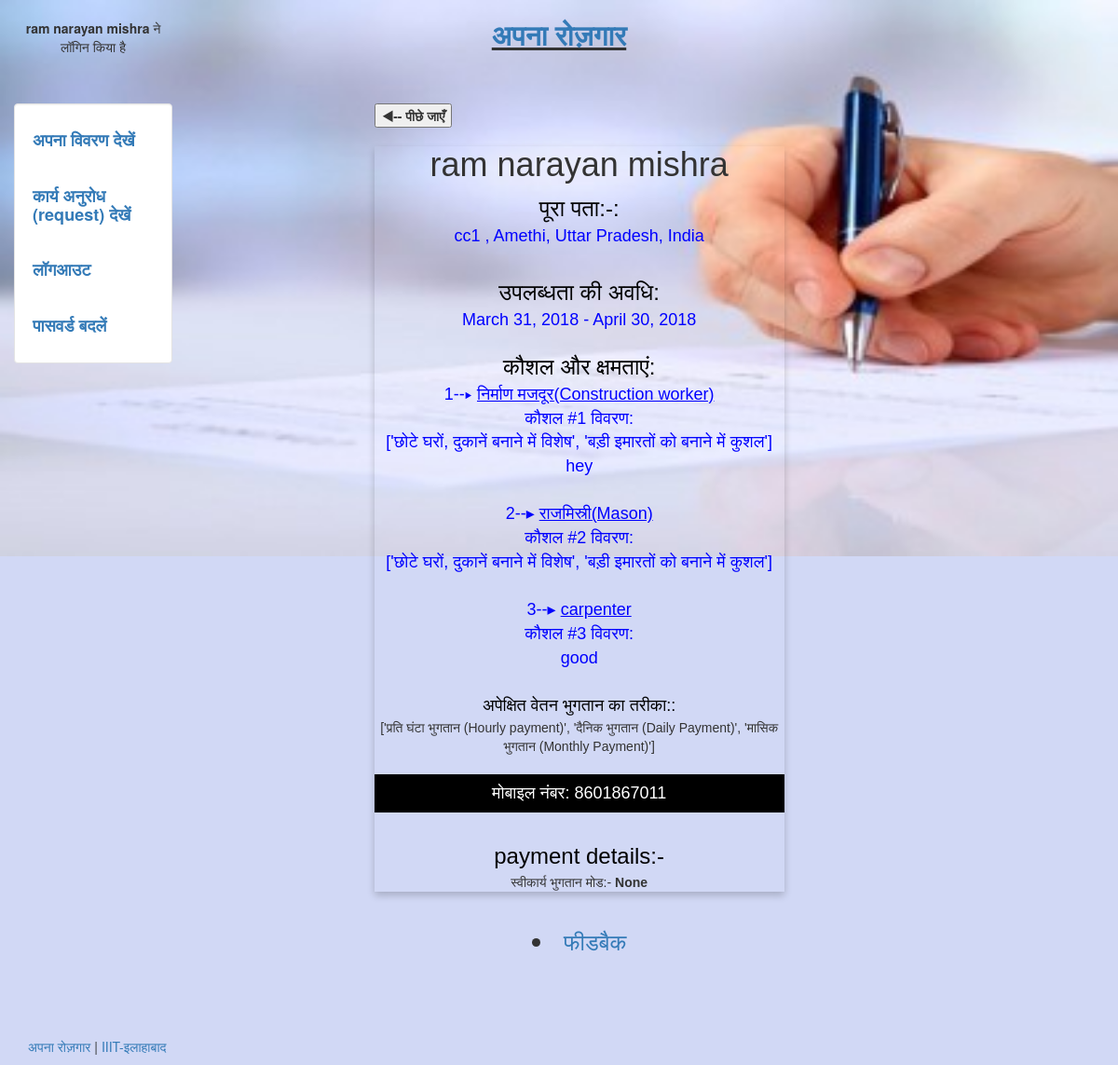
The page /profile (signed in) on the database as committed earlier.
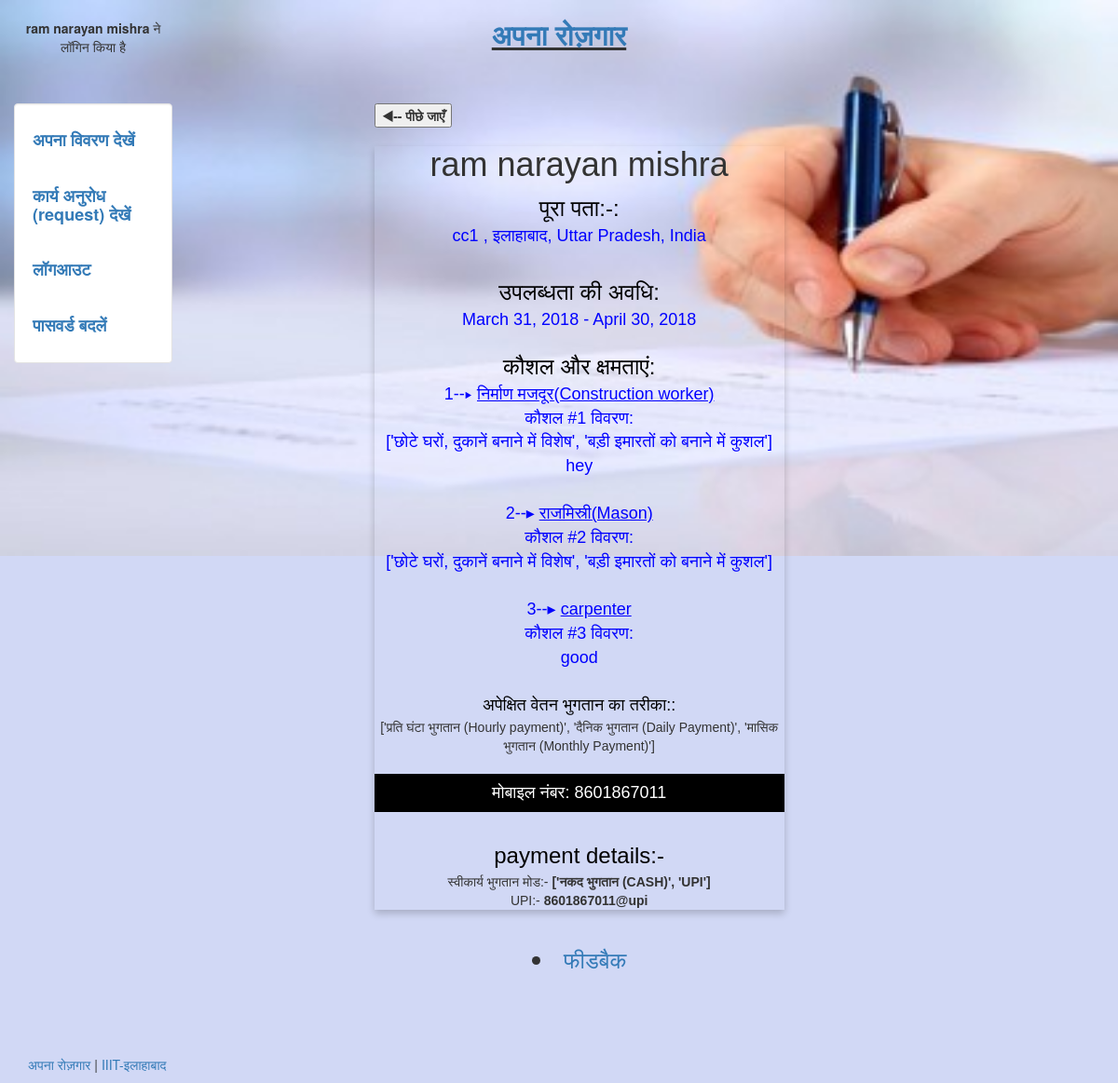
The same page on the database as committed later.
### worker/models.py (models this page shows)
class Profile(models.Model):
    user = models.OneToOneField(User, on_delete=models.CASCADE, primary_key = True)
    s_contact = models.CharField(max_length=50,blank = True,null = True)
    age = models.FloatField(blank = True, null = True)
    street = models.CharField(max_length=250,blank = True, null = True)
    address = models.CharField(max_length=250,blank = True, null = True)
    start_date = models.DateField(blank = True, null = True)
    end_date = models.DateField(blank = True, null = True)
    skill1 = models.CharField(max_length = 100,blank = True, null = True)
    skill2 = models.CharField(max_length = 100,blank = True, null = True)
    skill3 = models.CharField(max_length = 100,blank = True, null = True)
    description1 = models.TextField(max_length = 500,blank = True, null = True)
    description2 = models.TextField(max_length = 500,blank = True, null = True)
    description3 = models.TextField(max_length = 500,blank = True, null = True)
    description = models.TextField(max_length = 500,blank = True, null = True)
    description11 = models.TextField(max_length = 500,blank = True, null = True)
    min_salary = models.IntegerField(blank = True, null = True)
    rating = models.FloatField(blank = True, null = True)
    nhirer = models.IntegerField(blank = True, null = True)
    ptype = models.TextField(max_length = 250,blank = True, null = True)
    worker_age=models.IntegerField(blank = True, null = True)
    joinrequest=models.CharField(max_length = 2,blank = True, null = True)
    temp=models.CharField(max_length = 2,blank = True, null = True)
    ac = models.CharField(max_length=100,blank = True, null = True)
    ifsc = models.CharField(max_length=100,blank = True, null = True)
    paytm = models.CharField(max_length=100,blank = True, null = True)
    upi = models.CharField(max_length=100,blank = True, null = True)
    acname = models.CharField(max_length=100,blank = True, null = True)
    bank = models.CharField(max_length=100,blank = True, null = True)
    mode = models.CharField(max_length=100,blank = True, null = True)
    def __str__(self):
    	return self.user.username

### worker/views.py (the view)
# urls.py: url(r'^profile',profile,name = 'profile'),
def profile(request):
  if request.user:
    data=Profile.objects.get(user=request.user)
    return render(request,'worker/view.html',{'data':data})
  else:
    warn="कृपया लॉगिन करें"
    return render(request,'worker/view.html',{'warn':warn})

### worker/templates/worker/view.html (shortened to what this page needs)
{% extends "login/header.html" %}
{% load staticfiles %}
{% block content %}
<div class ='col-sm-6 col-sm-offset-2'>
	<link rel="stylesheet" href="https://cdnjs.cloudflare.com/ajax/libs/font-awesome/4.7.0/css/font-awesome.min.css">
<b><input type="button" value="&#9664;-- पीछे जाएँ" onclick="history.back(-1)" /></b>
<div class="card">
  <h1>{{data.user.first_name}}</h1>
  <font color = 'black' size = 5>
 पूरा पता:-:<br>
</font>
  <p class="title"> {{data.street}} , {{data.address}}</p>
  <br>
  <font color = 'black' size = 5>
उपलब्धता की अवधि:<br>
</font>
<font color = 'blue' size = 4>
{{data.start_date}}  -  {{data.end_date}}
</font>
<br><br>
 <font color = 'black' size = 5 >
 	कौशल और क्षमताएं:<br>
 </font>
 <font color = 'blue' size = 4>
 {% if data.skill1 %}
 1--&#9656;   <u>{{data.skill1}}</u><br>
 {% if data.description1 %}
  कौशल #1 विवरण:<br>{{data.description1}}<br>{{data.description11}}
  <br>
  <br>
 	{%endif%}
  {%endif%}
  {% if data.skill2 %}
 2--&#9656;  <u>{{data.skill2}}</u><br>
 {% if data.description2 %}
  कौशल #2 विवरण:<br>{{data.description2}}
  <br>
  <br>
  {%endif%}
  {%endif%}
  {% if data.skill3 %}
 3--&#9656;  <u>{{data.skill3}}</u><br>
 {% if data.description3 %}
  कौशल #3 विवरण:<br>{{data.description3}}
  <br>
  <br>
  {%endif%}
  {%endif%}
</font>
 	 {% if data.ptype %}
   <font color = 'black' size = 4 >
  अपेक्षित वेतन भुगतान का तरीका::<br>
 </font>
 {{data.ptype}}
 <br>
 {%endif%}
<br>
 <p><button class = "but">मोबाइल नंबर: {{data.s_contact}}</button></p>
 <br>
 <font color = 'black' size = 5 >
  payment details:-
 </font>
 <br>
 स्वीकार्य भुगतान मोड:-  <b>{{data.mode}}</b>
 <br>
  {% if data.upi %}
  UPI:- <b>{{data.upi}}</b>
  <br>
  {%endif%}
</div>
	<br>
  <h3 align="center">
            <li ><a href = "/feedback?username={{data}}">फीडबैक</a></li>
            </h3>
</div>
{% endblock %}

### login/templates/login/header.html (shortened to what this page needs)
<!DOCTYPE html>
<html lang="en">
 <head>
   {% load staticfiles %}
   <link rel="stylesheet" href="{% static 'login/css/bootstrap.min.css' %}" type = "text/css"/>
   <link rel="stylesheet" href="{% static 'login/css/new.css' %}" type = "text/css"/>
  </head>
<body class="body" style="background-color:#D1D8F5">
  <img  class = 'bg' src = "{% static 'login/img/img2.jpg' %}">
	<div class="container-fluid" style="min-height:94% ">
		<div class="row">
			  <div class="col-sm-2">
				<br>
				  <center>
					{% if request.user.username %}
				  	<p><b> {{request.user.first_name}}</b> ने लॉगिन किया है</p>
					{% endif %}
				  </center>
			  </div>
			    <div class="col-sm-8">
				  <center>
				  <h2><b><u><a href="/about">अपना रोज़गार</a></b></u></h2>
				  </center>
			    </div>
		</div>
		<div class="row">
		  <div class="col-sm-2">
			<div class="well bs-sidebar" id="sidebar" style="background-color:#fff">
			  <ul class="nav nav-pills nav-stacked">
			  	{% if request.user.username %}
			  	<h4><b><li><a href = '/view'>अपना विवरण देखें</a></li></b></h4><br>
			  	<h4><b><li><a href = '/workrequest'>कार्य अनुरोध (request) देखें</a></li></b></h4><br>
			  	<h4><b><li><a href='/logout'>लॉगआउट</a></li></b></h4><br>
                <h4><b> <li><a href = '/change_password'>पासवर्ड बदलें</a></li></b></h4>
			  	{%else%}
				<h4><b><li><a href='/login'>लॉग इन करें</a></li></b></h4><br>
				<h4><b><li><a href='/register'>रजिस्टर करे</a></li></b></h4><br>
                                <h4><b><li><a href='/forgot_password'>पासवर्ड भूल गए?</a></li></b></h4>
				{%endif%}
			  </ul>
			</div>
		  </div>
		  <div class="col-sm-10">
			<div class='container-fluid'>
			   {% block content %}
			   {% endblock %}
			</div>
		  </div>
		</div>
	</div>
  <br>
  <br>
	  <footer>
         <br>
         <br>
		<div class="container-fluid" style='margin-left:15px'>
			<p><a href="/about" target="blank">अपना रोज़गार</a> | <a href="https://www.iiita.ac.in/" target="blank">IIIT-इलाहाबाद</a></p>
		</div>
	  </footer>
</body>
</html>

### login/templates/login/header.html (style rules this page uses)
html, body { height:100% }
.bg { position: absolute; width: 100%; z-index: 0; }

### worker/templates/worker/view.html (style rules this page uses)
.card { box-shadow: 0 4px 8px 0 rgba(0, 0, 0, 0.2); max-width: 500px; margin: auto; text-align: center; font-family: arial; }
.title { color: blue; font-size: 18px; }
.but { border: none; outline: 0; display: inline-block; padding: 8px; color: white; background-color: #000; text-align: center; cursor: pointer; width: 100%; font-size: 18px; }

Rows that differ between the two databases and show on the page:
changed Profile "cc1": address "Amethi, Uttar Pradesh, India" → "इलाहाबाद, Uttar Pradesh, India"; mode "None" → "['नकद भुगतान (CASH)', 'UPI']"; upi (not shown) → "8601867011@upi"
Other text that changed with them:
text now shown: "UPI:-"
